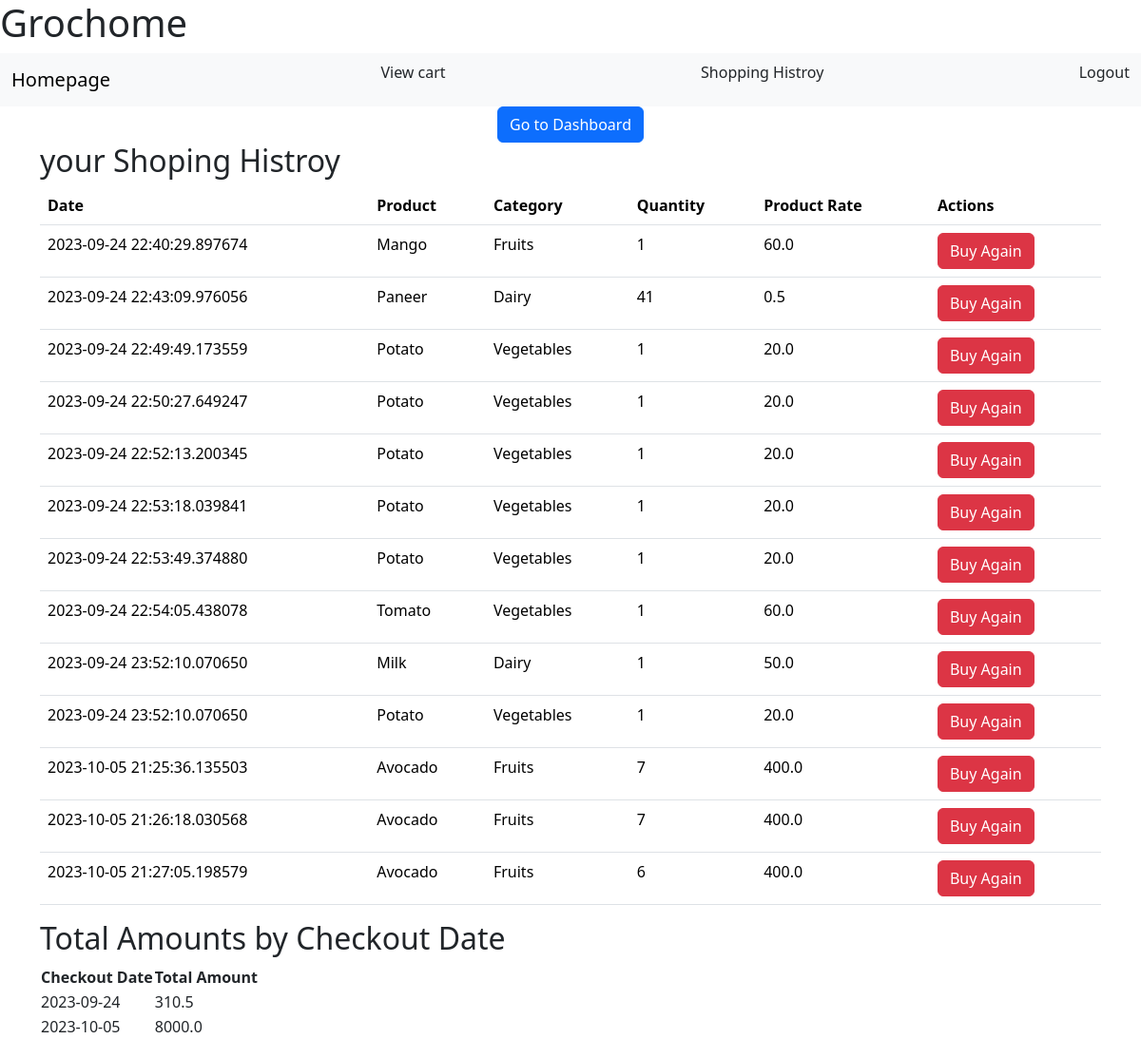
Screenshot of /user/shopping_history (signed in) with the database file from the repository.
### app/models.py (models this page shows)
class ShoppingList(db.Model):
    id = db.Column(db.Integer, primary_key=True)
    user_id = db.Column(db.Integer, db.ForeignKey('user.id'), nullable=False)
    checkout_date = db.Column(db.DateTime, nullable=True)  # Add a new column for checkout date
    product_id = db.Column(db.Integer, db.ForeignKey('product.id'), nullable=False)
    product_name = db.Column(db.String(100), nullable=False)
    category_id = db.Column(db.Integer, db.ForeignKey('section.id'), nullable=False)
    category_name = db.Column(db.String(100), nullable=False)
    quantity = db.Column(db.Integer, nullable=False)
    product_rate_per_unit = db.Column(db.Float, nullable=False)
    product = db.relationship('Product', backref='shop_item')

### app/routes.py (the view)
@app.route('/user/shopping_history')
@login_required
def shopping_history():
    shopping_history = ShoppingList.query.filter_by(user_id=current_user.id).all()
    shopping_totals = defaultdict(float)
    for item in shopping_history:
        checkout_date = item.checkout_date.strftime('%Y-%m-%d')  # Format date as a string
        total_amount = item.quantity * item.product_rate_per_unit
        shopping_totals[checkout_date] += total_amount
    return render_template('shopping_history.html', shopping_history=shopping_history,shopping_totals=shopping_totals)

### app/routes.py (called while the page is built)
@login.user_loader
def load_user(user_id):
    user= User.query.get(int(user_id))
    return user

### app/templates/shopping_history.html
{% extends 'base.html' %}
{% block main %}
<div class="container">
    <div style="text-align: center;">
        <a class="btn btn-primary" href="{{ url_for('home') }}">Go to Dashboard</a>
    </div>
</div>
<div class="container">
    <h2>{{current_user.username|upper }} your  Shoping Histroy</h2>
    {% if shopping_history %}
        <table class="table">
            <thead>
                <tr>
                    <th>Date</th>
                    <th>Product</th>
                    <th>Category</th>
                    <th>Quantity</th>
                    <th>Product Rate</th>
                    <th>Actions</th>
                </tr>
            </thead>
            <tbody>
                {% for item in shopping_history %}
                    <tr>
                        <td>{{ item.checkout_date }}</td>
                        <td>{{ item.product_name }}</td>
                        <td>{{ item.category_name }}</td>
                        <td>{{ item.quantity }}</td>
                        <td>{{ item.product_rate_per_unit }}</td>
                        <td>
                            <div class="button-container">
                                <a href="{{ url_for('buy', product_id=item.product.id) }}" class="btn btn-danger">Buy Again</a>
                            </div>
                        </td>
                    </tr>
                {% endfor %}
            </tbody>
        </table>
        <h2>Total Amounts by Checkout Date</h2>
        <table>
            <tr>
                <th>Checkout Date</th>
                <th>Total Amount</th>
            </tr>
            {% for date, total_amount in shopping_totals.items() %}
            <tr>
                <td>{{ date }}</td>
                <td>{{ total_amount }}</td>
            </tr>
            {% endfor %}
        </table>
    {% else %}
        <p>Your Shoping List is empty.</p>
    {% endif %}
</div>
{% endblock %}

### rows the page displays
ShoppingList: checkout_date "2023-09-24 22:40:29.897674", product_name "Mango", category_name "Fruits", quantity "1", product_rate_per_unit "60.0"
ShoppingList: checkout_date "2023-09-24 22:43:09.976056", product_name "Paneer", category_name "Dairy", quantity "41", product_rate_per_unit "0.5"
ShoppingList: checkout_date "2023-09-24 22:49:49.173559", product_name "Potato", category_name "Vegetables", quantity "1", product_rate_per_unit "20.0"
ShoppingList: checkout_date "2023-09-24 22:50:27.649247", product_name "Potato", category_name "Vegetables", quantity "1", product_rate_per_unit "20.0"
ShoppingList: checkout_date "2023-09-24 22:52:13.200345", product_name "Potato", category_name "Vegetables", quantity "1", product_rate_per_unit "20.0"
ShoppingList: checkout_date "2023-09-24 22:53:18.039841", product_name "Potato", category_name "Vegetables", quantity "1", product_rate_per_unit "20.0"
ShoppingList: checkout_date "2023-09-24 22:53:49.374880", product_name "Potato", category_name "Vegetables", quantity "1", product_rate_per_unit "20.0"
ShoppingList: checkout_date "2023-09-24 22:54:05.438078", product_name "Tomato", category_name "Vegetables", quantity "1", product_rate_per_unit "60.0"
ShoppingList: checkout_date "2023-09-24 23:52:10.070650", product_name "Milk", category_name "Dairy", quantity "1", product_rate_per_unit "50.0"
ShoppingList: checkout_date "2023-09-24 23:52:10.070650", product_name "Potato", category_name "Vegetables", quantity "1", product_rate_per_unit "20.0"
ShoppingList: checkout_date "2023-10-05 21:25:36.135503", product_name "Avocado", category_name "Fruits", quantity "7", product_rate_per_unit "400.0"
ShoppingList: checkout_date "2023-10-05 21:26:18.030568", product_name "Avocado", category_name "Fruits", quantity "7", product_rate_per_unit "400.0"
ShoppingList: checkout_date "2023-10-05 21:27:05.198579", product_name "Avocado", category_name "Fruits", quantity "6", product_rate_per_unit "400.0"

### other values shown
{{ date }} "2023-09-24" "2023-10-05"
{{ total_amount }} "310.5" "8000.0"
